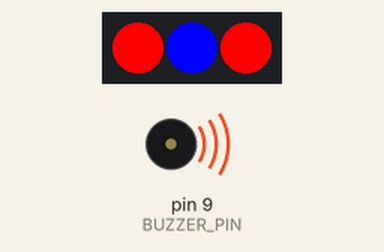
Recording of a sketch running on a simulated Arduino Uno, built with avr-gcc and run on an emulated ATmega328P. Parts: 3 RGB LEDs in strip order, left to right, buzzer (waves = sounding). What the sketch prints to the serial monitor is not drawn.

Above: at 0.1 s.
At 0.7 s:
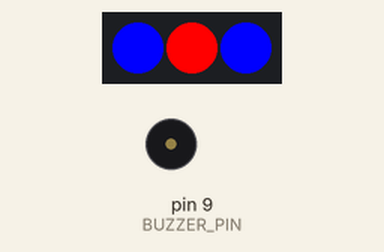
At 1.3 s:
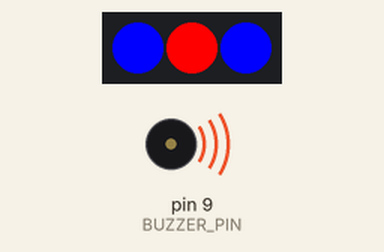
At 2.7 s:
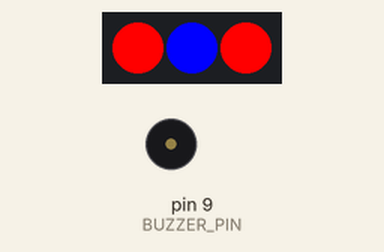
Timing chart, 0 to 3.0 s (numbered marks = the images above):
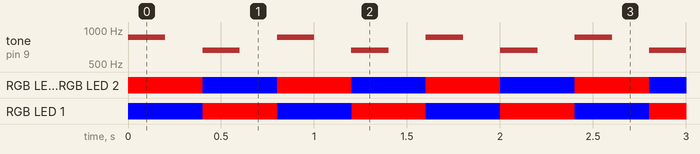

Measured:
- by itself, tone on pin 9 (BUZZER_PIN): repeats every 0.80 s: silent 0.20 s, 659 Hz 0.20 s, silent 0.20 s, 861 Hz 0.20 s
- by itself, RGB LED 0–2: alternates RGB(255, 0, 0) for 0.40 s and RGB(0, 0, 255) for 0.40 s

The sketch:

05_police_siren.ino
```cpp
/*
  Police Siren
  Description:
  Hardware: RoboUNO (on-board NeoPixel strip connected to pin D8) and buzzer on D9
  Library: Adafruit NeoPixel library
  Difficulty: XX/10
  Author: ROBO
  Date: September 2023
*/

#include <Adafruit_NeoPixel.h>

#define BUZZER_PIN 9
#define PIXELS_PIN 8
#define NUMPIXELS 3

Adafruit_NeoPixel strip = Adafruit_NeoPixel(NUMPIXELS, PIXELS_PIN, NEO_GRB + NEO_KHZ800);

// Define the colors using RGB values (0-255)
uint32_t redColor = Adafruit_NeoPixel::Color(255, 0, 0);
uint32_t blueColor = Adafruit_NeoPixel::Color(0, 0, 255);

const int sirenTones[] = {861, 659}; // Musical notes for the siren sound
const int sirenDuration = 200; // Duration of each note in milliseconds

void setup() {
  Serial.begin(9600); // initialize serial communication at 9600 bits per second
  Serial.println("Police Siren!");

  strip.begin();
  strip.show(); // Initialize all pixels to 'off'

  pinMode(BUZZER_PIN, OUTPUT);
}

void loop() {
  policeSiren();
}

void policeSiren() {
  for (int i = 0; i < 2; i++) {
    tone(BUZZER_PIN, sirenTones[i]);
    if (i % 2 == 0) {
      strip.setPixelColor(0, redColor); // Red
      strip.setPixelColor(1, blueColor); // Blue
      strip.setPixelColor(2, redColor); // Red
    } else {
      strip.setPixelColor(0, blueColor); // Blue
      strip.setPixelColor(1, redColor); // Red
      strip.setPixelColor(2, blueColor); // Blue
    }
    strip.show();
    delay(sirenDuration);
    noTone(BUZZER_PIN);
    delay(sirenDuration);
  }
}
```
